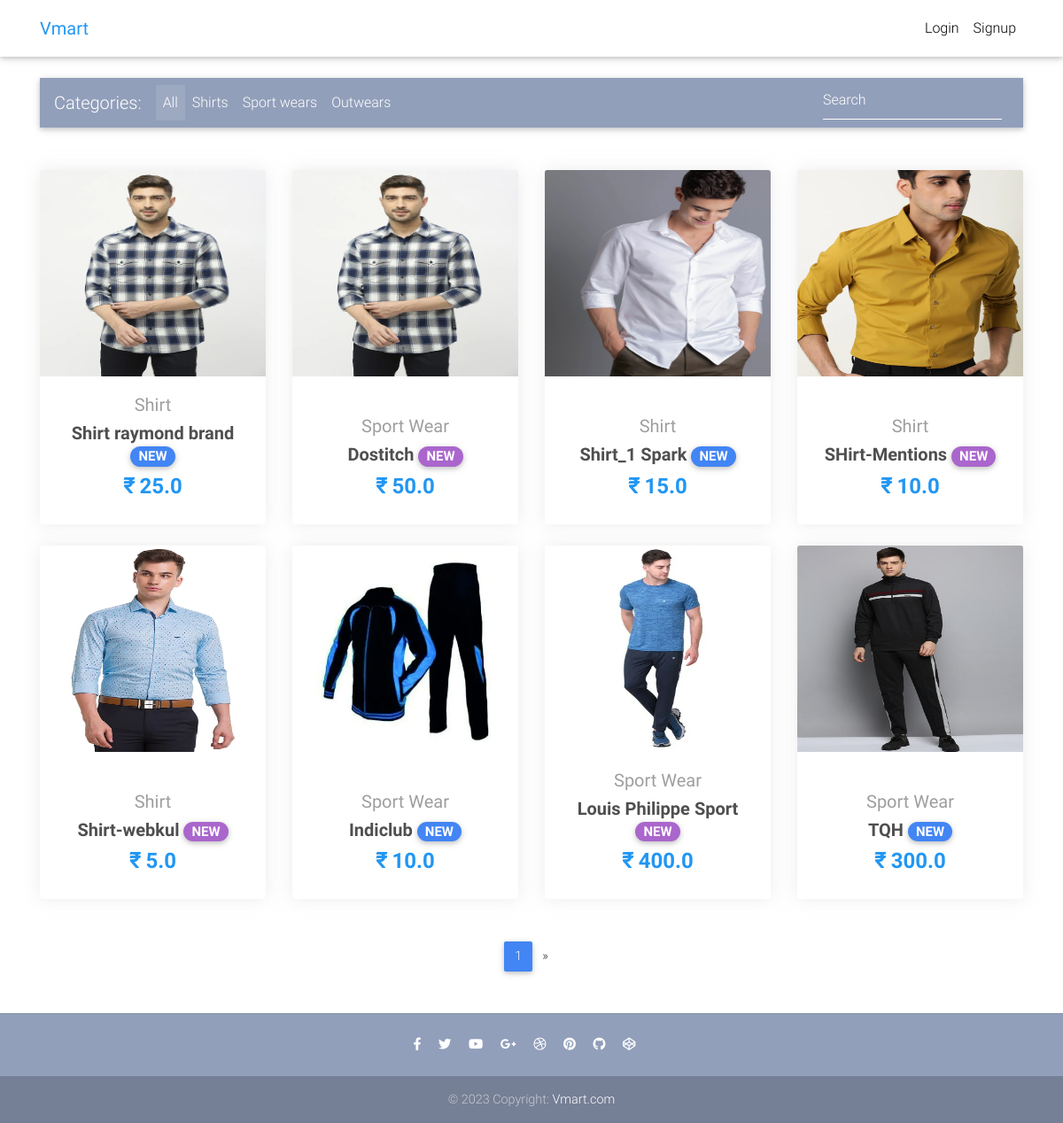
The page / on the database its author committed.
### core/models.py (models this page shows, shortened)
class Item(models.Model):
    title=models.CharField(max_length=100)
    price=models.FloatField()
    discount_price = models.FloatField(blank=True,null=True)
    category=models.CharField(choices=CATEGORY_CHOICES,max_length=2)
    label=models.CharField(choices=LABEL_CHOICES,max_length=2)
    slug=models.SlugField()
    description = models.TextField()
    image=models.ImageField()
    def get_absolute_url(self):
        return reverse("core:product",kwargs={
            'slug':self.slug
        })

### core/views.py (the view)
# urls.py: path('',HomeView.as_view(),name='home'),
class HomeView(ListView):
    model=Item
    paginate_by=8
    template_name="home.html"

### templates/home.html (shortened to what this page needs)
{% extends "base.html" %}
{% block content %}
  <main>
    <div class="container">
      <nav class="navbar navbar-expand-lg navbar-dark mdb-color lighten-3 mt-3 mb-5">
        <span class="navbar-brand">Categories:</span>
        <div class="collapse navbar-collapse" id="basicExampleNav">
          <ul class="navbar-nav mr-auto">
            <li class="nav-item active">
              <a class="nav-link" href="#">All
              </a>
            </li>
            <li class="nav-item">
              <a class="nav-link" href="#">Shirts</a>
            </li>
            <li class="nav-item">
              <a class="nav-link" href="#">Sport wears</a>
            </li>
            <li class="nav-item">
              <a class="nav-link" href="#">Outwears</a>
            </li>
          </ul>
          <form class="form-inline">
            <div class="md-form my-0">
              <input class="form-control mr-sm-2" type="text" placeholder="Search" aria-label="Search">
            </div>
          </form>
        </div>
      </nav>
      <section class="text-center mb-4">
        <div class="row wow fadeIn">
          {% for item in object_list %}
          <div class="col-lg-3 col-md-6 mb-4">
            <div class="card">
              <div class="view overlay">
                <img src="{{ item.image.url }}" class="card-img-top">
              </div>
              <div class="card-body text-center">
                <a href="" class="grey-text">
                  <h5>{{ item.get_category_display }}</h5>
                </a>
                <h5>
                  <strong>
                    <a href="{{ item.get_absolute_url }}" class="dark-grey-text">{{ item.title }}
                      <span class="badge badge-pill {{ item.get_label_display }}-color">NEW</span>
                    </a>
                  </strong>
                </h5>
                <h4 class="font-weight-bold blue-text">
                  <strong>₹
                  {% if item.discount_price %}
                  {{ item.discount_price }}
                  {% else %}
                  {{ item.price }}
                  {% endif %}
                  </strong>
                </h4>
              </div>
            </div>
          </div>
          {% endfor %}
        </div>
      </section>
      {% if is_paginated %}
      <nav class="d-flex justify-content-center wow fadeIn">
        <ul class="pagination pg-blue">
          <li class="page-item active">
            <a class="page-link" href="?page={{ page_obj.number }}">{{ page_obj.number }}
            </a>
          </li>
          {% if page_obj.has_next %}
          <li class="page-item">
            <a class="page-link" href="?page={{ page_obj.next_page_number }}" aria-label="Next">
              <span aria-hidden="true">&raquo;</span>
            </a>
          </li>
          {% endif %}
        </ul>
      </nav>
      {% endif %}
    </div>
  </main>
{% endblock content %}

### templates/base.html (shortened to what this page needs)
{% load static %}
<!DOCTYPE html>
<html lang="en">
<head>
  <link rel="stylesheet" href="https://use.fontawesome.com/releases/v5.8.1/css/all.css">
  <link href="{% static 'css/bootstrap.min.css' %}" rel="stylesheet">
  <link href="{% static 'css/mdb.min.css' %}" rel="stylesheet">
  <link href="{% static 'css/style.min.css' %}" rel="stylesheet">
</head>
{% include "navbar.html" %}
<body>
    <div class="mt-5 pt-4">
    </div>
    {% block content %}
    {% endblock content %}
    {% include "footer.html" %}
</body>
</html>

### templates/navbar.html (shortened to what this page needs)
{% load cart_template_tags %}
<nav class="navbar fixed-top navbar-expand-lg navbar-light white scrolling-navbar">
    <div class="container">
      <a class="navbar-brand waves-effect" href="/">
        <strong class="blue-text">Vmart</strong>
      </a>
      <div class="collapse navbar-collapse" id="navbarSupportedContent">
        <ul class="navbar-nav nav-flex-icons">
          {% if request.user.is_authenticated %}
          <li class="nav-item">
            <a href="{% url 'core:order-summary' %}" class="nav-link waves-effect">
              <span class="badge red z-depth-1 mr-1"> {{ request.user|cart_item_count }} </span>
              <i class="fas fa-shopping-cart"></i>
              <span class="clearfix d-none d-sm-inline-block"> Cart </span>
            </a>
          </li>
          <li class="nav-item">
            <a class="nav-link waves-effect" href="{% url 'account_logout' %}">
              <span class="clearfix d-none d-sm-inline-block"> Logout </span>
            </a>
          </li>
          {% else %}
          <li class="nav-item">
            <a class="nav-link waves-effect" href="{% url 'account_login' %}">
              <span class="clearfix d-none d-sm-inline-block"> Login </span>
            </a>
          </li>
          <li class="nav-item">
            <a class="nav-link waves-effect" href="{% url 'account_signup' %}">
              <span class="clearfix d-none d-sm-inline-block"> Signup </span>
            </a>
          </li>
          {% endif %}
        </ul>
      </div>
    </div>
  </nav>

### templates/footer.html
<footer class="page-footer text-center font-small mt-4 wow fadeIn">
    <hr class="my-4">
    <div class="pb-4">
      <a href="#" target="_blank">
        <i class="fab fa-facebook-f mr-3"></i>
      </a>
      <a href="#" target="_blank">
        <i class="fab fa-twitter mr-3"></i>
      </a>
      <a href="#" target="_blank">
        <i class="fab fa-youtube mr-3"></i>
      </a>
      <a href="#" target="_blank">
        <i class="fab fa-google-plus-g mr-3"></i>
      </a>
      <a href="#" target="_blank">
        <i class="fab fa-dribbble mr-3"></i>
      </a>
      <a href="#" target="_blank">
        <i class="fab fa-pinterest mr-3"></i>
      </a>
      <a href="#" target="_blank">
        <i class="fab fa-github mr-3"></i>
      </a>
      <a href="#" target="_blank">
        <i class="fab fa-codepen mr-3"></i>
      </a>
    </div>
    <div class="footer-copyright py-3">
      © 2023 Copyright:
      <a href="https://mdbootstrap.com/education/bootstrap/" target="_blank"> Vmart.com </a>
    </div>
  </footer>

### templates/scripts.html (shortened to what this page needs)
{% load static %}

### templates/base.html (style rules this page uses)
html, body, header, .carousel { height: 60vh; }

### templates/home.html (style rules this page uses)
.card { width: 100%; height: 100%; max-height: 400px; box-shadow: 0px 0px 20px #e4e4e4b8; }
img.card-img-top { width: 100%; height: 100%; max-height: 233px; }

### rows shown on the page
Item: image (picture), category "Shirt", title "Shirt raymond brand", discount_price "25.0"
Item: image (picture), category "Sport Wear", title "Dostitch", discount_price "50.0"
Item: image (picture), category "Shirt", title "Shirt_1 Spark", discount_price "15.0"
Item: image (picture), category "Shirt", title "SHirt-Mentions", discount_price "10.0"
Item: image (picture), category "Shirt", title "Shirt-webkul", discount_price "5.0"
Item: image (picture), category "Sport Wear", title "Indiclub", discount_price "10.0"
Item: image (picture), category "Sport Wear", title "Louis Philippe Sport", discount_price "400.0"
Item: image (picture), category "Sport Wear", title "TQH", discount_price "300.0"

### other values the page prints
{{ page_obj.number }} "1"
